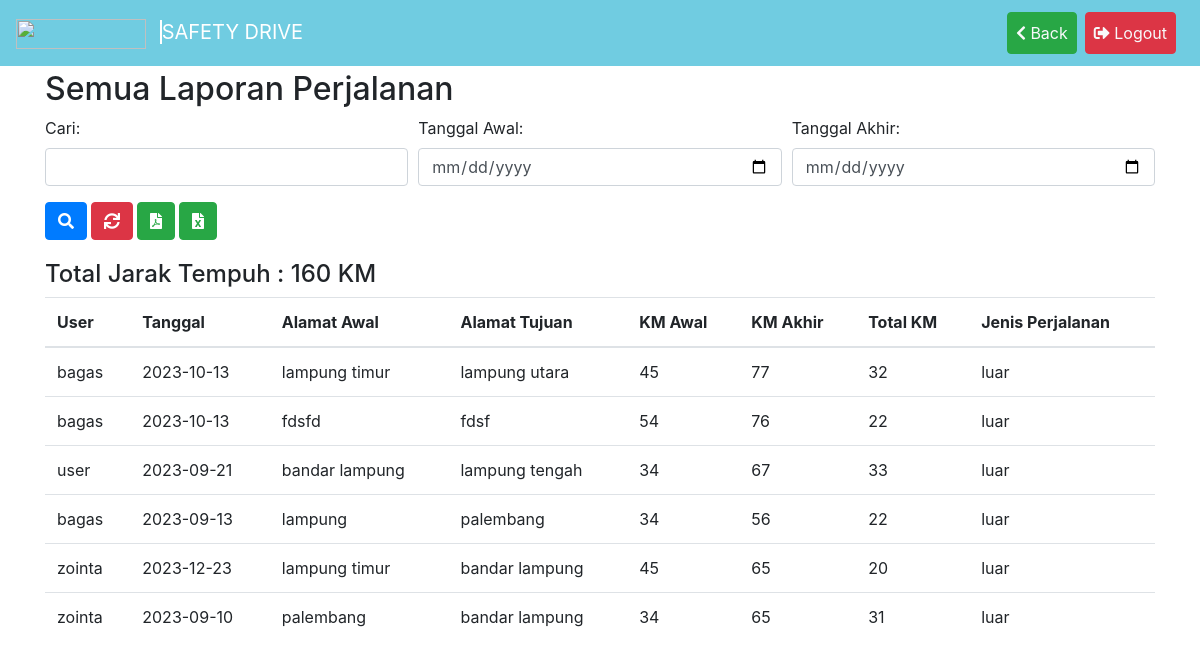
The page /data_perjalanan.php on the database its author committed.
### tables this page shows
CREATE TABLE `laporan` (
  `id` int(255) NOT NULL,
  `user_id` int(255) NOT NULL,
  `alamat_awal` varchar(255) NOT NULL,
  `alamat_tujuan` varchar(255) NOT NULL,
  `km_awal` int(255) NOT NULL,
  `km_akhir` int(255) NOT NULL,
  `no_polisi` varchar(255) NOT NULL,
  `tipe_mobil` enum('innova','triton','avanza putih','avanza veloz') NOT NULL,
  `foto` varchar(255) NOT NULL,
  `foto2` varchar(255) NOT NULL,
  `tanggal` date DEFAULT NULL,
  `lampu_depan` enum('berfungsi','rusak') NOT NULL,
  `lampu_sen_depan` enum('berfungsi','rusak') NOT NULL,
  `lampu_sen_belakang` enum('berfungsi','rusak') NOT NULL,
  `lampu_rem` enum('berfungsi','rusak') NOT NULL,
  `lampu_mundur` enum('berfungsi','rusak') NOT NULL,
  `bodi` enum('baik','rusak') NOT NULL,
  `ban` enum('baik','rusak') NOT NULL,
  `pedal` enum('berfungsi','rusak') NOT NULL,
  `kopling` enum('berfungsi','rusak') NOT NULL,
  `gas_rem` enum('berfungsi','rusak') NOT NULL,
  `klakson` enum('baik','rusak') NOT NULL,
  `weaper` enum('berfungsi','rusak') NOT NULL,
  `air_weaper` enum('terisi','kosong') NOT NULL,
  `air_radiator` enum('terisi','kosong') NOT NULL,
  `oli_mesin` enum('terisi','kosong') NOT NULL,
  `note` varchar(255) NOT NULL,
  `status_lap` enum('approved','pending','rejected') NOT NULL,
  `jenis_perjalanan` enum('luar','dalam') NOT NULL,
  `perkiraan_bbm` varchar(255) NOT NULL
);

CREATE TABLE `users` (
  `id` int(11) NOT NULL,
  `username` varchar(255) NOT NULL,
  `password` varchar(255) NOT NULL,
  `role` enum('user','admin') NOT NULL,
  `status` enum('pending','approved','rejected') NOT NULL
);

### data_perjalanan.php (the view, shortened to what this page needs)
<!DOCTYPE html>
<html>
<head>
    <link rel="stylesheet" href="https://stackpath.bootstrapcdn.com/bootstrap/4.5.2/css/bootstrap.min.css">
    <link rel="stylesheet" href="https://cdnjs.cloudflare.com/ajax/libs/font-awesome/5.15.4/css/all.min.css">
</head>
<body>
    <nav class="navbar navbar-expand-lg navbar-dark">
        <a class="navbar-brand" href="dashboard.php">
            <img src="assets/pgn.png" width="130" height="30" class="mr-2">
            <span class="separator"></span>
            SAFETY DRIVE
        </a>
        <div class="collapse navbar-collapse" id="navbarNav">
            <ul class="navbar-nav ml-auto mt-1">
                <?php
                echo "<li class='nav-item'><a class='nav-link btn mb-1 mr-2 text-light btn-success' href='dashboard.php'><i class='fas fa-chevron-left'></i> Back</a></li>";
                echo "<li class='nav-item'><a class='nav-link btn mb-1 mr-2 text-light btn-danger' href='logout.php'><i class='fas fa-sign-out-alt'></i> Logout</a></li>";
                ?>
            </ul>
        </div>
    </nav>
    <div class="container">
        <?php
        include 'inc/db.php';
        $total_km_all = 0;
        $search_query = "";
        $query = "SELECT * FROM laporan INNER JOIN users ON laporan.user_id = users.id";
        $tanggal_awal = $_GET['tanggal_awal'] ?? '';
        $tanggal_akhir = $_GET['tanggal_akhir'] ?? '';
        $query .= " ORDER BY laporan.id DESC";
        echo "<h2 class='mt-1'>Semua Laporan Perjalanan</h2>";
        echo "<div class='search-form'>";
        echo "<form method='GET' action='data_perjalanan.php'>";
        echo "<div class='form-row'>";
        echo "<div class='form-group col-md-4'>";
        echo "<label for='search'>Cari:</label>";
        echo "<input type='text' class='form-control' name='search' id='search' value='$search_query'>";
        echo "</div>";
        echo "<div class='form-group col-md-4'>";
        echo "<label for='tanggal_awal'>Tanggal Awal:</label>";
        echo "<input type='date' class='form-control' name='tanggal_awal' id='tanggal_awal' value='$tanggal_awal'>";
        echo "</div>";
        echo "<div class='form-group col-md-4'>";
        echo "<label for='tanggal_akhir'>Tanggal Akhir:</label>";
        echo "<input type='date' class='form-control' name='tanggal_akhir' id='tanggal_akhir' value='$tanggal_akhir'>";
        echo "</div>";
        echo "</div>";
        echo "<button class='btn btn-primary' type='submit'><i class='fas fa-search'></i></button>";
        echo "<button class='btn btn-danger ml-1' type='reset' onclick='window.location.href=\"data_perjalanan.php\"'><i class='fas fa-sync'></i></button>";
        echo "<a href='download.php' class='btn btn-success ml-1'><i class='fas fa-file-pdf'></i></a>";
        echo "<a href='download_excel2.php' class='btn btn-success ml-1'><i class='fas fa-file-excel'></i></a>";
        echo "</form>";
        echo "</div>";
        $result = $conn->query($query);
        while ($row = $result->fetch_assoc()) {
            $total_km = $row['km_akhir'] - $row['km_awal'];
            $total_km_all += $total_km;
        }
        echo "<h4>Total Jarak Tempuh : " . $total_km_all . " KM</h4>";
        echo "<div class='table-responsive table-responsive-sm'>";
        echo "<table class='table'>";
        echo "<thead>";
        echo "<tr>";
        echo "<th>User</th>";
        echo "<th>Tanggal</th>";
        echo "<th>Alamat Awal</th>";
        echo "<th>Alamat Tujuan</th>";
        echo "<th>KM Awal</th>";
        echo "<th>KM Akhir</th>";
        echo "<th>Total KM</th>";
        echo "<th>Jenis Perjalanan</th>";
        echo "</tr>";
        echo "</thead>";
        echo "<tbody>";
        $result->data_seek(0);
        while ($row = $result->fetch_assoc()) {
            echo "<td>" . $row['username'] . "</td>";
            echo "<td>" . $row['tanggal'] . "</td>";
            echo "<td>" . $row['alamat_awal'] . "</td>";
            echo "<td>" . $row['alamat_tujuan'] . "</td>";
            echo "<td>" . $row['km_awal'] . "</td>";
            echo "<td>" . $row['km_akhir'] . "</td>";
            $total_km = $row['km_akhir'] - $row['km_awal'];
            $jenis_perjalanan = $row['jenis_perjalanan'];
            echo "<td>" . $total_km . "</td>";
            echo "<td>" . $jenis_perjalanan . "</td>";
        }
        echo "</tbody>";
        echo "</table>";
        echo "</div>";
        ?>
    </div>
</body>
</html>

### data_perjalanan.php (style rules this page uses)
.navbar { background-color: #70cce1; }
.search-form { margin-bottom: 20px; }
.search-form input[type="text"] { width: 100%; }
.navbar-brand .separator { border-right: 2px solid #fff; width: 100%; }

### rows shown on the page
laporan: user.username "bagas", tanggal "2023-10-13", alamat_awal "lampung timur", alamat_tujuan "lampung utara", km_awal "45", km_akhir "77", total_km "32", jenis_perjalanan "luar"
laporan: user.username "bagas", tanggal "2023-10-13", alamat_awal "fdsfd", alamat_tujuan "fdsf", km_awal "54", km_akhir "76", total_km "22", jenis_perjalanan "luar"
laporan: user.username "user", tanggal "2023-09-21", alamat_awal "bandar lampung", alamat_tujuan "lampung tengah", km_awal "34", km_akhir "67", total_km "33", jenis_perjalanan "luar"
laporan: user.username "bagas", tanggal "2023-09-13", alamat_awal "lampung", alamat_tujuan "palembang", km_awal "34", km_akhir "56", total_km "22", jenis_perjalanan "luar"
laporan: user.username "zointa", tanggal "2023-12-23", alamat_awal "lampung timur", alamat_tujuan "bandar lampung", km_awal "45", km_akhir "65", total_km "20", jenis_perjalanan "luar"
laporan: user.username "zointa", tanggal "2023-09-10", alamat_awal "palembang", alamat_tujuan "bandar lampung", km_awal "34", km_akhir "65", total_km "31", jenis_perjalanan "luar"

### other values the page prints
$total_km_all "160"
